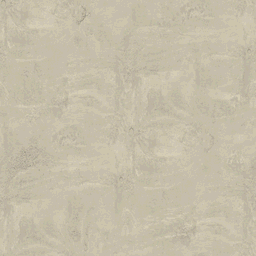
#> input picture assets/environment/textures_ps1_256/concrete.png, 256 x 256 px, found by its file name
$ python normal_map_pilot.py
#> lines starting #> are read from the running program, lines starting #| are printed output that depends on the picture
"""Generate isolated height/normal-map candidates from existing albedos.

This is a diagnostic pilot only: it never edits game assets or materials.
"""
from pathlib import Path

import numpy as np
from PIL import Image, ImageFilter

ROOT = Path(__file__).resolve().parents[2]
OUT = ROOT / "artifacts/texture_pilot"
OUT.mkdir(parents=True, exist_ok=True)

SOURCES = {
    "concrete": ("assets/environment/textures/concrete.png", 0.42, 0.55),
    "old_bricks": ("assets/environment/textures/bricks_old.png", 0.72, 0.82),
    "asphalt_cracked": ("assets/environment/textures/asphalt_cracked.png", 0.60, 0.72),
}


def make_maps(path: Path, gain: float, normal_strength: float):
#> called with gain = 0.42, normal_strength = 0.55
    rgb = Image.open(path).convert("RGB")
#> rgb is the input picture: PIL image 256x256 RGB; mean R, G, B 197.4, 189.6, 169
    lum = np.asarray(rgb.convert("L"), dtype=np.float32) / 255.0
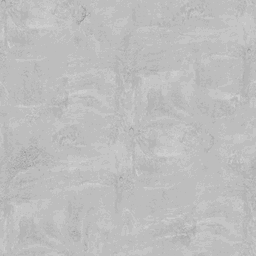
#> lum: shape (256, 256) float32; min 0.604, max 0.835, mean 0.744
    # Separate broad color variation from material relief; retain boundaries
    # already present in the source rather than synthesizing new geometry.
    blurred = np.asarray(
        rgb.convert("L").filter(ImageFilter.GaussianBlur(radius=2.0)),
        dtype=np.float32,
    ) / 255.0
    detail = lum - blurred
    height = np.clip(0.5 + (lum - 0.5) * 0.42 + detail * gain, 0.0, 1.0)

    # Repeat-aware central differences. This exposes any source-edge mismatch
    # in the seam report instead of silently hiding it.
    dx = (np.roll(height, -1, axis=1) - np.roll(height, 1, axis=1)) * 0.5
    dy = (np.roll(height, -1, axis=0) - np.roll(height, 1, axis=0)) * 0.5
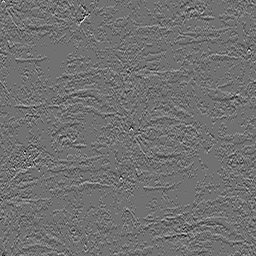
#> dy: shape (256, 256) float32; min -0.0527, max 0.0659, mean 3.64e-12; drawn with min black and max white
    nx = -dx * normal_strength
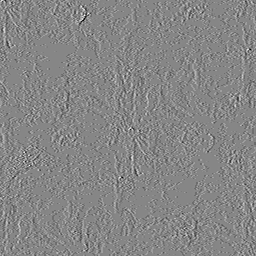
#> nx: shape (256, 256) float32; min -0.0362, max 0.0326, mean -1.36e-12; drawn with min black and max white
    ny = -dy * normal_strength
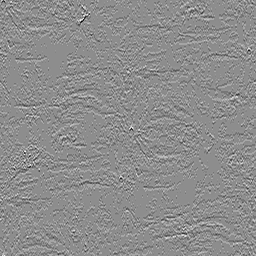
#> ny: shape (256, 256) float32; min -0.0362, max 0.029, mean -4.55e-12; drawn with min black and max white
    nz = np.ones_like(height)
    length = np.sqrt(nx * nx + ny * ny + nz * nz)
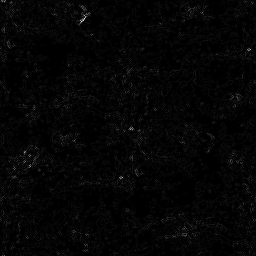
#> length: shape (256, 256) float32; min 1, max 1, mean 1; drawn with min black and max white
    normal = np.stack(
        (nx / length * 0.5 + 0.5, ny / length * 0.5 + 0.5,
         nz / length * 0.5 + 0.5), axis=-1
    )
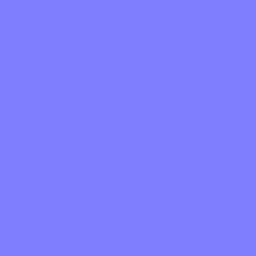
#> normal: shape (256, 256, 3) float32; mean of channels 0, 1, 2 0.5, 0.5, 1; drawn as R, G, B

    height_u16 = np.round(height * 65535).astype("<u2")
    h_img = Image.frombytes("I;16", (rgb.width, rgb.height), height_u16.tobytes())
    n_img = Image.fromarray(np.round(np.clip(normal, 0, 1) * 255).astype(np.uint8), "RGB")
    size = (rgb.width * 2, rgb.height * 2)
#> size = (512, 512)
    h_img = h_img.resize(size, Image.Resampling.BICUBIC)
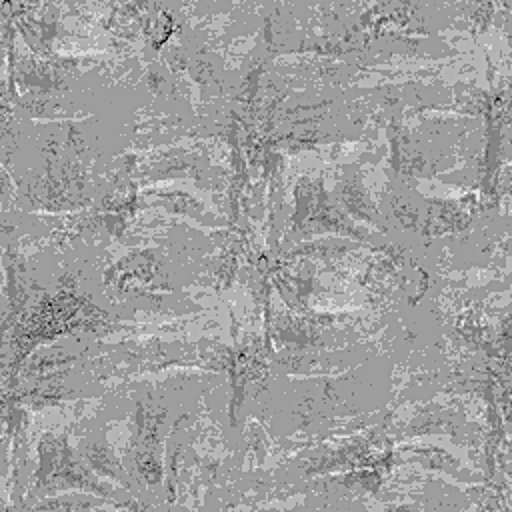
#> h_img: PIL image 512x512 I;16; min 32887, max 43439, mean 39471.6; drawn with min black and max white
    n_img = n_img.resize(size, Image.Resampling.BICUBIC)
#> n_img: PIL image 512x512 RGB
    return h_img, n_img, height


reports = []
for name, (relative, gain, strength) in SOURCES.items():
    source = ROOT / relative
    if not source.exists():
        raise FileNotFoundError(source)
    height_img, normal_img, height = make_maps(source, gain, strength)
    height_img.save(OUT / f"{name}_height_512.png", optimize=True)
    normal_img.save(OUT / f"{name}_normal_512.png", optimize=True)
    # Difference across opposing borders, measured in normalized height units.
    seam_x = float(np.mean(np.abs(height[:, 0] - height[:, -1])))
#> seam_x = 0.0104
    seam_y = float(np.mean(np.abs(height[0, :] - height[-1, :])))
#> seam_y = 0.00907
    reports.append(
        f"{name}: {height_img.width}x{height_img.height}; "
        f"edge_delta_x={seam_x:.4f}; edge_delta_y={seam_y:.4f}"
    )
#> pass 2 of the loop `for name, (relative, gain, strength) in SOURCES.items():`:
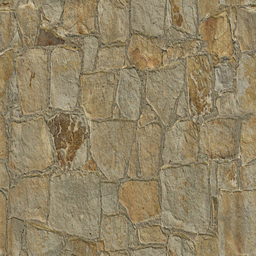
#> input picture assets/environment/textures_ps1_256/bricks_old.png, 256 x 256 px, found by its file name
#> in make_maps, rgb is the input picture: PIL image 256x256 RGB; mean R, G, B 145.8, 131.3, 100.7
#> in make_maps (call 2), `normal = np.stack( (nx / length * 0.5 + 0.5, ny / length * 0.5 + 0.5, ..`:
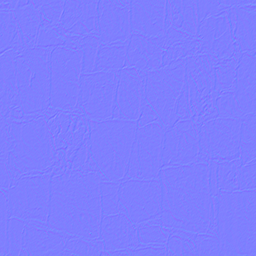
#> normal: shape (256, 256, 3) float32; mean of channels 0, 1, 2 0.5, 0.5, 1; drawn as R, G, B
#> in make_maps (call 2), `h_img = h_img.resize(size, Image.Resampling.BICUBIC)`:
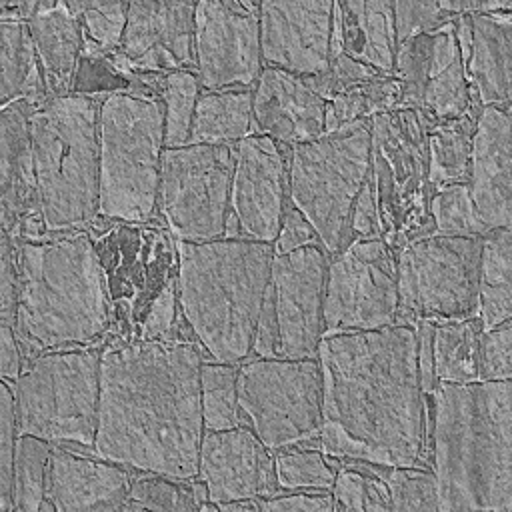
#> h_img: PIL image 512x512 I;16; min 10358, max 53736, mean 33277; drawn with min black and max white
#> seam_x = 0.0383
#> seam_y = 0.0423
#> pass 3 of the loop `for name, (relative, gain, strength) in SOURCES.items():`:
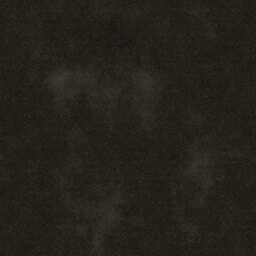
#> input picture assets/environment/textures_ps1_256/asphalt_cracked.png, 256 x 256 px, found by its file name
#> in make_maps, rgb is the input picture: PIL image 256x256 RGB; mean R, G, B 36.2, 33.8, 26.9
#> in make_maps (call 3), `normal = np.stack( (nx / length * 0.5 + 0.5, ny / length * 0.5 + 0.5, ..`:
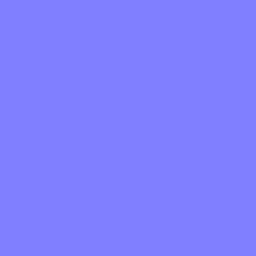
#> normal: shape (256, 256, 3) float32; mean of channels 0, 1, 2 0.5, 0.5, 1; drawn as R, G, B
#> in make_maps (call 3), `h_img = h_img.resize(size, Image.Resampling.BICUBIC)`:
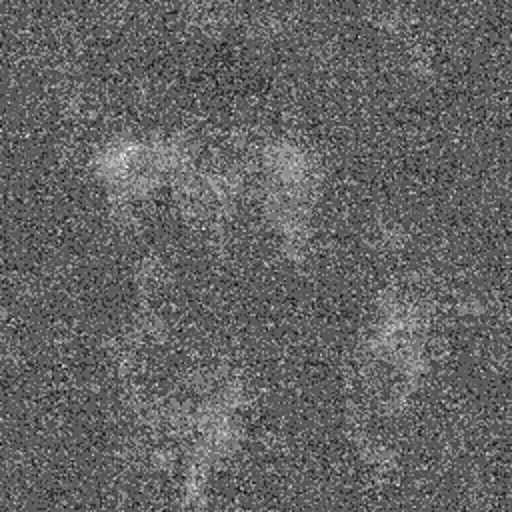
#> h_img: PIL image 512x512 I;16; min 19004, max 28278, mean 22649.9; drawn with min black and max white
#> seam_x = 0.0164
#> seam_y = 0.0153

(OUT / "normal_map_pilot_report.txt").write_text(
    "ISOLATED HEIGHT/NORMAL MAP PILOT\n"
    "No game material or source texture was modified.\n"
    + "\n".join(reports) + "\n",
    encoding="utf-8",
)
print("NORMAL_MAP_PILOT_OK")
print("\n".join(reports))
#| concrete: 512x512; edge_delta_x=0.0104; edge_delta_y=0.0091
#| old_bricks: 512x512; edge_delta_x=0.0383; edge_delta_y=0.0423
#| asphalt_cracked: 512x512; edge_delta_x=0.0164; edge_delta_y=0.0153
